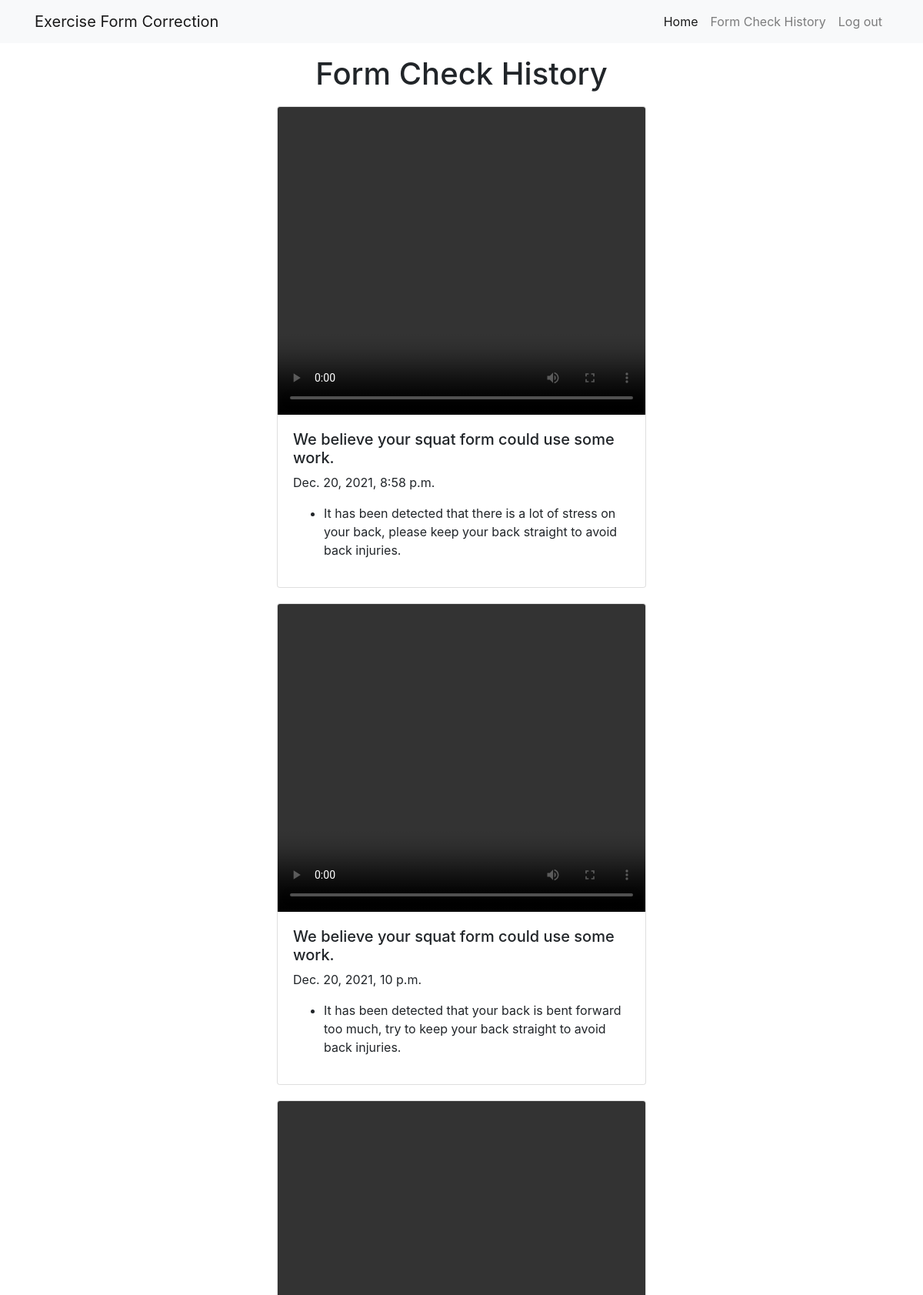
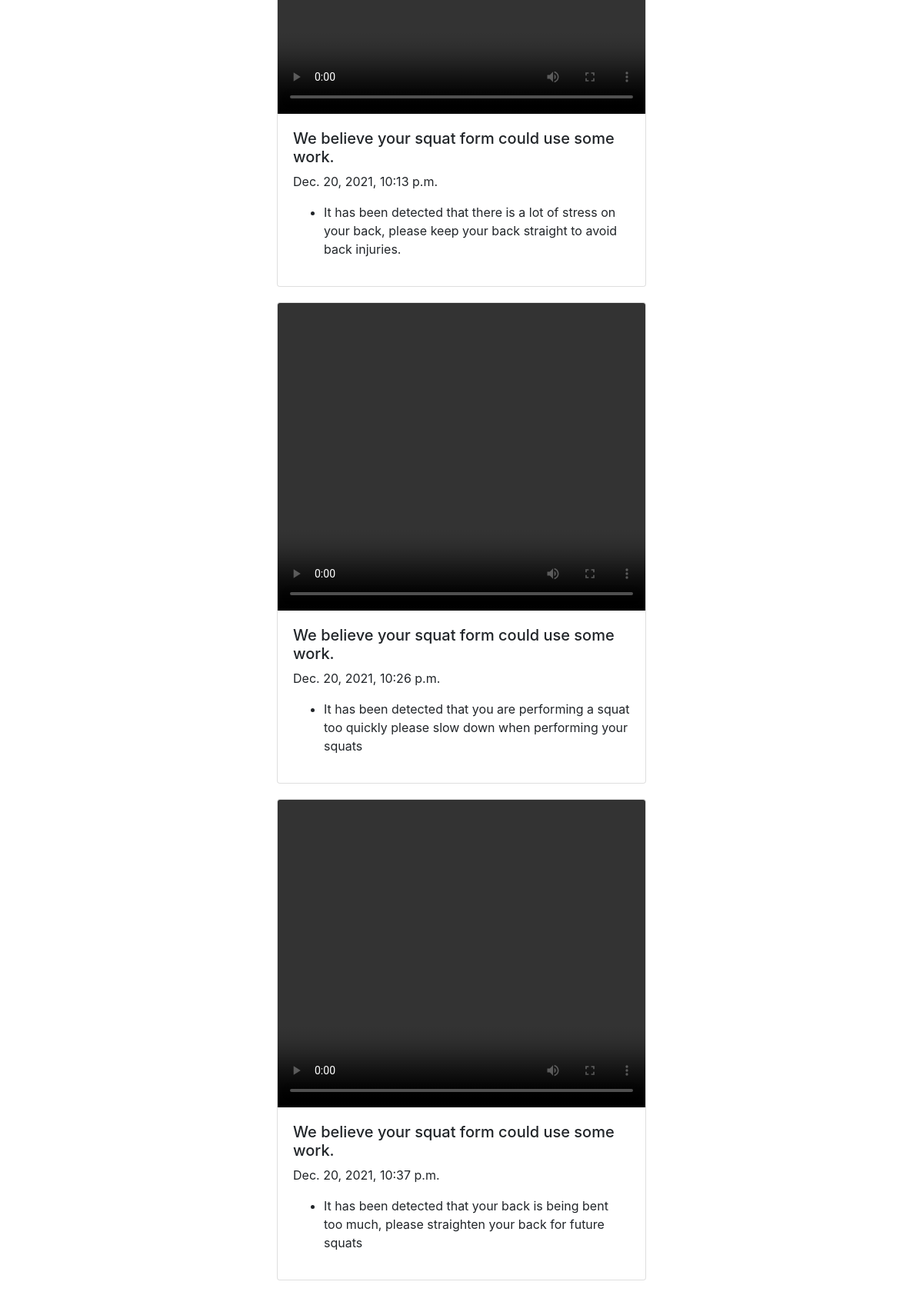
Page /formcheck/history (signed in, upper part) on the committed database (2 pictures, top to bottom).
### video/models.py (models this page shows, shortened)
class FormCheck(models.Model):
    user = models.ForeignKey(User, on_delete=models.CASCADE, null=True)
    original_video = models.FileField(blank=True,upload_to='original')
    skeleton_video = models.FileField(blank=True, upload_to='skeleton')
    prediction = models.TextField(default="Unknown")
    created_at = models.DateTimeField(auto_now_add=True)
    additional_feedback = models.TextField(null=True)
    nearest1 = models.ForeignKey(PoseTimeSeries, on_delete=models.CASCADE, null=True, related_name='near1+')
    nearest2 = models.ForeignKey(PoseTimeSeries, on_delete=models.CASCADE, null=True, related_name='near2+')
    nearest3 = models.ForeignKey(PoseTimeSeries, on_delete=models.CASCADE, null=True, related_name='near3+')
    def additional_feedback_as_list(self):
        if self.additional_feedback:
            return self.additional_feedback.split(":")
        return []

class PoseTimeSeries(models.Model):
    original_video = models.FileField(blank=True, upload_to='original')
    created_at = models.DateTimeField(auto_now_add=True)
    name = models.TextField(default="Unknown")
    label = models.TextField(default="Unknown")
    feedback = models.TextField(null=True)

### video/views.py (the view)
# urls.py: path('history', views.history, name='formcheck_history'),
def history(request):
    if request.user.is_authenticated:
        if request.method == 'GET':
            formchecks = FormCheck.objects.filter(user=request.user)
            return render(request, 'history.html', {'form_checks': formchecks})

### video/templates/history.html (shortened to what this page needs)
{% extends 'base.html' %}
{% block content %}
<div class="d-flex align-items-center flex-column mt-5 mb-3">
    <h1>Form Check History</h1>
    {% for item in form_checks %}
    <div class="card" style="width: 30rem; margin: 10px">
        <video width="500" height="400" controls="controls" class="card-img-top">
            <source src="{{ item.skeleton_video.url }}" type="video/mp4"/>
        </video>
        <div class="card-body">
            {% if item.prediction == "good" %}
            <h5>Nice! We didn't detect any big issues with your squat. Make sure to double-check</h5>
            {% else %}
            <h5>We believe your squat form could use some work.</h5>
            {% endif %}
            <p class="card-text">{{ item.created_at }}</p>
            <ul>
                {% if item.nearest1.label == "bad" %}
                <li> {{ item.nearest1.feedback }}</li>
                {% endif %}
            </ul>
        </div>
    </div>
    {% endfor %}
</div>
{% endblock %}

### templates/base.html (shortened to what this page needs)
<!DOCTYPE html>
<html>
<head>
    <link rel="stylesheet" href="https://stackpath.bootstrapcdn.com/bootstrap/4.3.1/css/bootstrap.min.css"
>
</head>
<body>
<nav class="navbar navbar-expand-lg navbar-light bg-light fixed-top">
    <div class="container">
        <a class="navbar-brand" href="/">Exercise Form Correction</a>
        <div class="collapse navbar-collapse" id="navbarSupportedContent">
            <ul class="navbar-nav ml-auto">
                <li class="nav-item active">
                    <a class="nav-link" href="{% url 'home' %}">Home
                    </a>
                </li>
                {% if user.is_authenticated %}
                <li class="nav-item">
                    <a class="nav-link" href="/formcheck/history">Form Check History</a>
                </li>
                <li class="nav-item">
                    <a class="nav-link" href="{% url 'logout' %}">Log out</a>
                </li>
                {% endif %}
            </ul>
        </div>
    </div>
</nav>
<br>
<main>
    {% block content %}
    {% endblock %}
</main>
</body>
</html>

### rows in the picture
FormCheck: shows "We believe your squat form could use some work.", created_at "Dec. 20, 2021, 8:58 p.m.", nearest1.feedback "It has been detected that there is a lot of stress on your back, please keep your back straight to avoid back injuries."
FormCheck: shows "We believe your squat form could use some work.", created_at "Dec. 20, 2021, 10 p.m.", nearest1.feedback "It has been detected that your back is bent forward too much, try to keep your back straight to avoid back injuries."
FormCheck: shows "We believe your squat form could use some work.", created_at "Dec. 20, 2021, 10:13 p.m.", nearest1.feedback "It has been detected that there is a lot of stress on your back, please keep your back straight to avoid back injuries."
FormCheck: shows "We believe your squat form could use some work.", created_at "Dec. 20, 2021, 10:26 p.m.", nearest1.feedback "It has been detected that you are performing a squat too quickly please slow down when performing your squats"
FormCheck: shows "We believe your squat form could use some work.", created_at "Dec. 20, 2021, 10:37 p.m.", nearest1.feedback "It has been detected that your back is being bent too much, please straighten your back for future squats"
